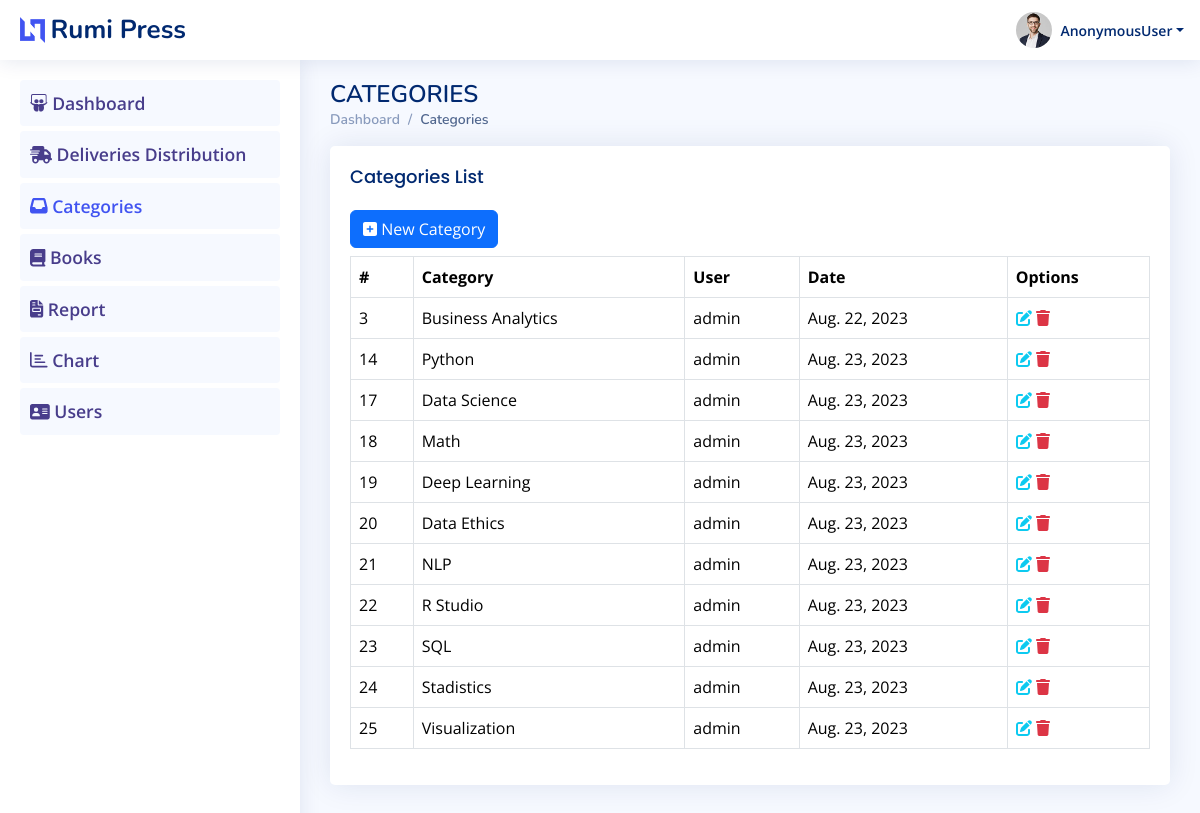
Page /categories/ on the committed database.
### tracker/models.py (models this page shows, shortened)
class Categories(models.Model):
    category=models.CharField(max_length=70)
    user=models.ForeignKey(User, on_delete=models.CASCADE)
    date=models.DateField(auto_now=True)
    active=models.BooleanField(default=True)
    class Meta:
        unique_together = ('id', 'category')

### tracker/views.py (the view)
# urls.py: path('categories/',  views.CategoriesView, name='categories'),
def CategoriesView(request):
    categories=Categories.objects.filter(active=True).all()
    return render(request, 'categories/categories.html',{'data':categories})

### templates/categories/categories.html (shortened to what this page needs)
{% extends 'base.html' %}
{% block content %}
<main id="main" class="main">
    <div class="pagetitle">
      <h1>CATEGORIES</h1>
      <nav>
        <ol class="breadcrumb">
          <li class="breadcrumb-item"><a href="{% url  'index' %}">Dashboard</a></li>
          <li class="breadcrumb-item active">Categories</li>
        </ol>
      </nav>
    </div>
    <section class="section">
    <div class="row">
        <div class="col-lg-12">
          <div class="card">
            <div class="card-body">
              <h5 class="card-title">Categories List</h5>
              <a href="{% url 'create_category'%}" class="btn btn-primary"><i class="fa fa-plus-square"></i> New Category</a>
              <table class="table table-hover table-bordered  table-responsive mt-2">
                  <thead>
                      <th>#</th>
                      <th>Category</th>
                      <th>User</th>
                      <th>Date</th>
                      <th>Options</th>
                  </thead>
                  <tbody>
                    {% for category in data %}
                    <tr>
                      <td>{{category.id}}</td>
                      <td>{{category.category}}</td>
                      <td>{{category.user}}</td>
                      <td>{{category.date}}</td>
                      <td>
                        <a href="{% url 'update_category' category.id %}" class="text-info">
                          <i class="fa fa-pen-to-square"></i>
                        </a>
                        <form method="post" action="{% url 'remove_category' category.id %}" class="d-inline-flex">
                          <a href="javascript:void(0);" onclick="this.parentNode.submit()" class="text-danger">
                            <i class="fa fa-trash"></i>
                          </a>
                        </form>
                      </td>
                    </tr>
                    {% endfor %}
                  </tbody>
              </table>
            </div>
          </div>
        </div>
    </div>
</main>
{% endblock %}

### static/css/style.css (style rules this page uses)
:root { scroll-behavior: smooth; }
body { font-family: "Open Sans", sans-serif; background: #f6f9ff; color: #444444; }
a { color: #4154f1; text-decoration: none; }
h1, h2, h3, h4, h5, h6 { font-family: "Nunito", sans-serif; }
#main { margin-top: 60px; padding: 20px 30px; transition: all 0.3s; }
.pagetitle { margin-bottom: 10px; }
.pagetitle h1 { font-size: 24px; margin-bottom: 0; font-weight: 600; color: #012970; }
.card { margin-bottom: 30px; border: none; border-radius: 5px; box-shadow: 0px 0 30px rgba(1, 41, 112, 0.1); }
.card-title { padding: 20px 0 15px 0; font-size: 18px; font-weight: 500; color: #012970; font-family: "Poppins", sans-serif; }
.card-body { padding: 0 20px 20px 20px; }
.breadcrumb { font-size: 14px; font-family: "Nunito", sans-serif; color: #899bbd; font-weight: 600; }
.breadcrumb a { color: #899bbd; transition: 0.3s; }
.breadcrumb .breadcrumb-item::before { color: #899bbd; }
.breadcrumb .active { color: #51678f; font-weight: 600; }
@media (min-width: 1200px) { #main, #footer { margin-left: 300px; } }

### rows in the picture
Categories: id "3", category "Business Analytics", user "admin", date "Aug. 22, 2023"
Categories: id "14", category "Python", user "admin", date "Aug. 23, 2023"
Categories: id "17", category "Data Science", user "admin", date "Aug. 23, 2023"
Categories: id "18", category "Math", user "admin", date "Aug. 23, 2023"
Categories: id "19", category "Deep Learning", user "admin", date "Aug. 23, 2023"
Categories: id "20", category "Data Ethics", user "admin", date "Aug. 23, 2023"
Categories: id "21", category "NLP", user "admin", date "Aug. 23, 2023"
Categories: id "22", category "R Studio", user "admin", date "Aug. 23, 2023"
Categories: id "23", category "SQL", user "admin", date "Aug. 23, 2023"
Categories: id "24", category "Stadistics", user "admin", date "Aug. 23, 2023"
Categories: id "25", category "Visualization", user "admin", date "Aug. 23, 2023"

### other values in the picture
{{ user }} "AnonymousUser"
